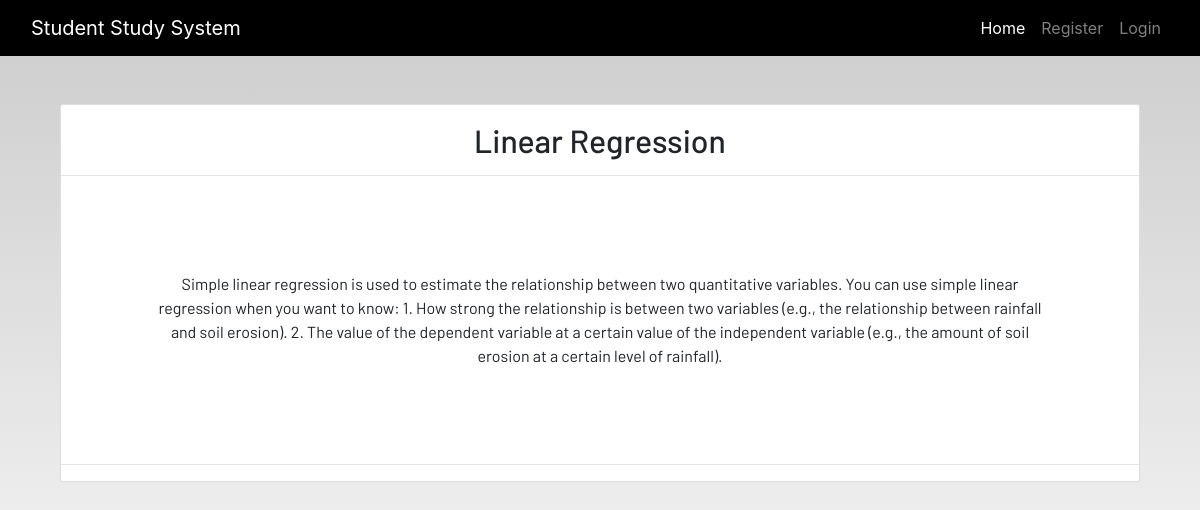
Screenshot of /notes_detail/1 with the database file from the repository.
### dashboard/models.py (models this page shows, shortened)
class Notes(models.Model):
    user = models.ForeignKey(User,on_delete=models.CASCADE)
    title = models.CharField(max_length=200)
    desc = models.TextField()
    class Meta:
        verbose_name = "notes"
        verbose_name_plural = "notes"

### dashboard/views.py (the view)
# urls.py: path('notes_detail/<int:pk>',views.NotesDetailView.as_view(),name='notes-detail'),
class NotesDetailView(generic.DetailView):
    model = Notes

### dashboard/templates/dashboard/notes_detail.html
{% extends 'dashboard/base.html' %}
{% load static %}
{% block content %}
<section class='text-center container'>
    <div class="container">
        <div class="content-section p-0 mt-5">
            <div class="m-3">
                <h2>{{notes.title}}</h2>
            </div>
            <hr class="p-0 m-0">
            <p class="description m-5 p-5">
                {{notes.desc}}
            </p>
            <hr>
        </div>
    </div>
</section>
{% endblock content %}

### dashboard/templates/dashboard/base.html (shortened to what this page needs)
<!DOCTYPE html>
{% load static %}
<html lang="en">
<head>
  <link rel="stylesheet" href="https://stackpath.bootstrapcdn.com/bootstrap/4.3.1/css/bootstrap.min.css"
 />
  <link rel="stylesheet" href="https://use.fontawesome.com/releases/v5.7.2/css/all.css"
 />
  <link rel="stylesheet" href="{% static 'css/main.css' %}" />
</head>
<body>
  <header>
    <nav class="navbar navbar-expand-lg navbar-dark bg-dark">
      <div class="container-fluid">
        <a class="navbar-brand" href="{% url 'home' %}">Student Study System</a>
        <div class="collapse navbar-collapse justify-content-end" id="navbarSupportedContent">
          <ul class="navbar-nav mb-2 mb-lg-0">
            <li class="nav-item">
              <a class="nav-link active" aria-current="page" href="{% url 'home' %}">Home</a>
            </li>
            {% if request.user.is_authenticated %}
            <li class="nav-item">
              <a class="nav-link" href="{% url 'profile' %}">Profile</a>
            </li>
            <li class="nav-item dropdown">
              <a class="nav-link dropdown-toggle" href="#" id="navbarDropdown" role="button" data-toggle="dropdown"
                aria-haspopup="true" aria-expanded="false">
                Options
              </a>
              <div class="dropdown-menu" aria-labelledby="navbarDropdown">
                <a class="dropdown-item" href="{% url 'homework' %}">Homework</a>
                <a class="dropdown-item" href="{% url 'notes' %}">Notes</a>
                <div class="dropdown-divider"></div>
                <a class="dropdown-item" href="{% url 'todo' %}">To-do</a>
                <a class="dropdown-item" href="{% url 'books' %}">Books</a>
                <div class="dropdown-divider"></div>
                <a class="dropdown-item" href="{% url 'youtube' %}">Youtube</a>
                <a class="dropdown-item" href="{% url 'dictionary' %}">Dictionary</a>
                <div class="dropdown-divider"></div>
                <a class="dropdown-item" href="{% url 'wiki' %}">WikiPedia</a>
                <a class="dropdown-item" href="{% url 'conversion' %}">Conversion</a>
                <div class="dropdown-divider"></div>
              </div>
            </li>
            <li class="nav-item">
              <a class="nav-link" href="{% url 'logout' %}">Logout</a>
            </li>
            {% else %}
            <li class="nav-item">
              <a class="nav-link" href="{% url 'register' %}">Register</a>
            </li>
            <li class="nav-item">
              <a class="nav-link" href="{% url 'login' %}">Login</a>
            </li>
            {% endif %}
          </ul>
        </div>
      </div>
    </nav>
  </header>
  <main>
{% block content %}
{% endblock content %}
  </main>
</body>
</html>

### static/css/main.css (style rules this page uses)
html { scroll-behavior: smooth; height: 100%; width: 100%; }
main { font-family: Barlow, Quicksand, Rubik, sans-serif, serif, 'Times New Roman', Times, serif !important; }
.navbar { background-color: rgb(0, 0, 0) !important; }
a { text-decoration: none !important; color: black; }
html, body { max-width: 100%; overflow-x: hidden; height: 100%; width: 100%; }
body { background: linear-gradient(rgba(0, 0, 0, 0.2), rgba(255, 255, 255, 0.5)); overflow-x: hidden; background-repeat: no-repeat; }
.content-section { background: #ffffff; padding: 10px 20px; border: 1px solid #dddddd; border-radius: 3px; margin-bottom: 20px; }

### rows the page displays
Notes: title "Linear Regression", desc "Simple linear regression is used to estimate the relationship between two quantitative variables. You can use simple linear regression when you want to know: 1. How strong the relationship is between two variables (e.g., the relationship between rainfall and soil erosion). 2. The value of the dependent variable at a certain value of the independent variable (e.g., the amount of soil erosion at a certain level of rainfall)."
